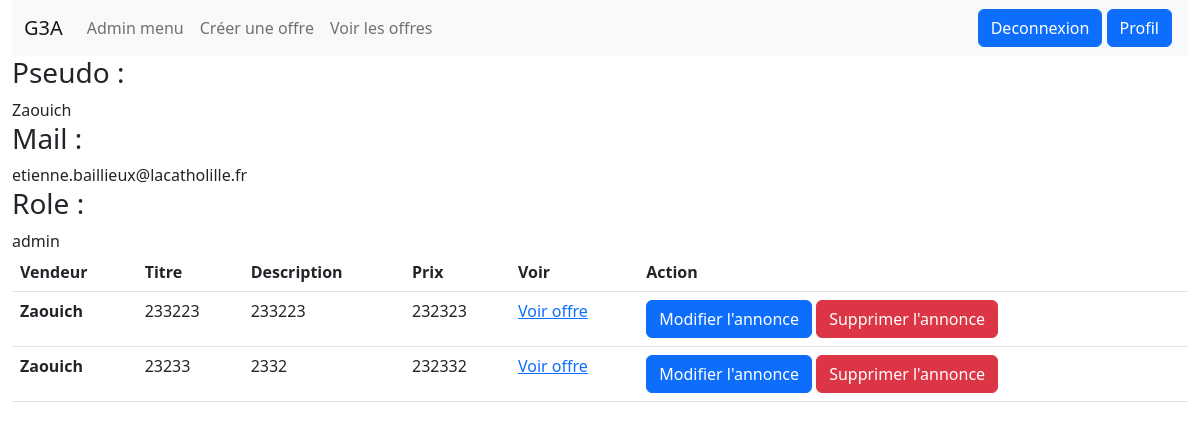
Page /Site/voir_uti2.php?id=1 (signed in) on the committed database.
### tables this page shows
CREATE TABLE `utilisateur` (
  `id_uti` int NOT NULL,
  `mail_uti` varchar(255) NOT NULL,
  `pseudo_uti` varchar(255) NOT NULL,
  `password_uti` varchar(255) NOT NULL,
  `id_role` int NOT NULL
);

CREATE TABLE `role` (
  `id_role` int NOT NULL,
  `nom_role` varchar(255) NOT NULL,
  `vf_role` int NOT NULL
);

CREATE TABLE `annonce` (
  `id_offre` int NOT NULL,
  `titre_offre` varchar(255) NOT NULL,
  `des_offre` varchar(255) NOT NULL,
  `prix_offre` int NOT NULL,
  `id_attr` int NOT NULL,
  `id_jeu` int NOT NULL,
  `id_uti` int NOT NULL
);

### Site/voir_uti2.php (the view, shortened to what this page needs)
<?php
require_once('header.php');
require_once('navbar.php');
  $annProfil = $bdd->prepare('SELECT u.id_uti as id_uti, u.pseudo_uti as pseudo_uti, u.mail_uti as mail_uti, r.nom_role as nom_role, a.id_offre as id_offre,
                      a.titre_offre as titre_offre, a.des_offre as des_offre, a.prix_offre as prix_offre FROM utilisateur u LEFT JOIN role r on u.id_role = r.id_role LEFT JOIN annonce a
                      on u.id_uti=a.id_uti WHERE u.id_uti = ?');
  $annProfil->execute([$_GET['id']]);
  $annProf = $annProfil->fetchAll();
  $Profil = $bdd->prepare('SELECT utilisateur.id_uti as id_uti, utilisateur.pseudo_uti as pseudo_uti, utilisateur.mail_uti as mail_uti, role.nom_role as nom_role
                          FROM utilisateur INNER JOIN role on utilisateur.id_role = role.id_role WHERE utilisateur.id_uti = ?');
  $Profil->execute([$_GET['id']]);
  $Prof = $Profil->fetch();
?>
<div>
    <h3>Pseudo :</h3>
    <?=$Prof['pseudo_uti'] ?>
</div>
<div><h3>Mail :</h3>
    <?=$Prof['mail_uti'] ?>
</div>
<div><h3>Role :</h3>
    <?=$Prof['nom_role'] ?>
</div>
<table class="table">
  <thead>
    <tr>
      <th scope="col">Vendeur</th>
      <th scope="col">Titre</th>
      <th scope="col">Description</th>
      <th scope="col">Prix</th>
      <th scope="col">Voir</th>
      <th scope="col">Action</th>
    </tr>
  </thead>
  <tbody>
    <?php
    foreach($annProf as $annPro){
    ?>
    <tr>
      <th scope="row"><?= $annPro['pseudo_uti'] ?></th>
      <td><?= $annPro['titre_offre'] ?></td>
      <td><?= $annPro['des_offre'] ?></td>
      <td><?= $annPro['prix_offre'] ?></td>
      <td><a href="offre_jeux_solo.php?id=<?= $annPro['id_offre'] ?>">Voir offre</a></td>
      <?php
      if($_SESSION['id_role']==2){
      ?>
      <td><a href="annonce_modif.php?id=<?=$annPro['id_offre'] ?>" class="btn btn-primary">Modifier l'annonce</a>
          <a href="suppr_annonce.php?id=<?=$annPro['id_offre'] ?>" class="btn btn-danger">Supprimer l'annonce</a>
        </td>
        <?php
        }
        ?>
    </tr>
    <?php
    }
    ?>
  </tbody>
</table>
<?php
require_once('footer.php');
?>

### rows in the picture
utilisateur: pseudo_uti "Zaouich", mail_uti "etienne.baillieux@lacatholille.fr", id_role.nom_role "admin", annonce.titre_offre "233223", annonce.des_offre "233223", annonce.prix_offre "232323", annonce.titre_offre "23233", annonce.des_offre "2332", annonce.prix_offre "232332"
